Frame 1 (no input): blank canvas, image omitted
Frame 60 (no input): blank canvas, image omitted
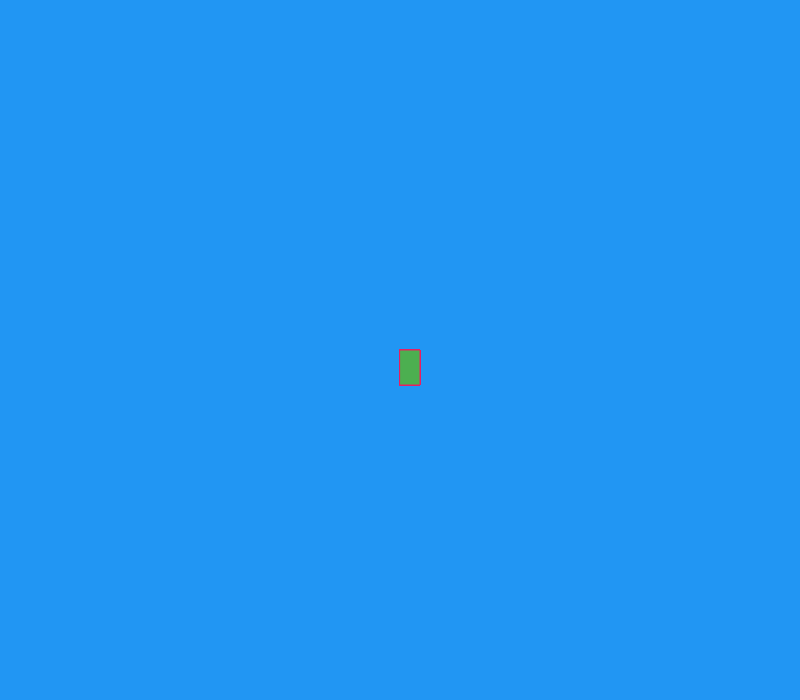
Frame 120 (the mouse pressed at the canvas centre since frame 60)

The p5.js sketch whose frames 1 and 60 were blank and that drew this single picture after the mouse press (run headless with seeded random() and noise() and a simulated clock; from frame 60 on, the mouse is pressed at the canvas centre):

// p5.js sketch
// ── sketch.js
function setup() {
    createCanvas(800, 700);
    background("#2196F3")
  }
  
  function draw() {
    stroke("#E91E63");
    fill("#4CAF50");
    
    
    if (mouseIsPressed) {
      rect(mouseX, mouseY, 20, 35);
    }
  }
  
